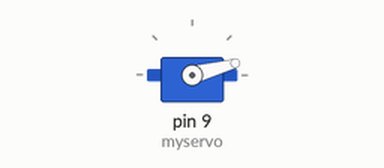
The sketch below on a simulated Arduino Uno, built with avr-gcc and run on an emulated ATmega328P. On the bench: servo.

Above: at 0.05 s.
At 0.15 s:
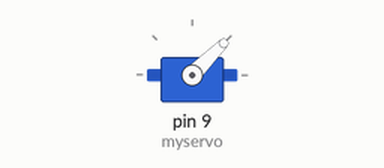
At 0.3 s:
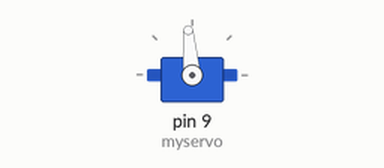
At 0.55 s:
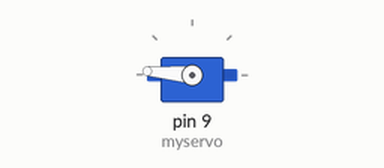
Timing chart, 0 to 3.0 s (numbered marks = the images above):
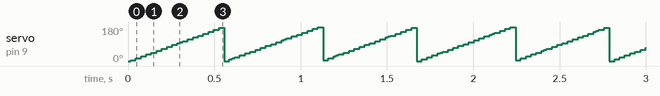

Measured:
- by itself, servo on pin 9 (myservo): ramps from 0° to 180° and jumps back, once every 0.56 s

The sketch:

servoMotorr.ino
```cpp
#include <Servo.h>

Servo myservo;  // create servo object to control a servo
// twelve servo objects can be created on most boards

int pos = 0;    // variable to store the servo position

void setup() {
  myservo.attach(9);   // attaches the servo on pin 9 to the servo object
}

void loop() {
  for (pos = 0; pos <= 180; pos += 5) { // goes from 0 degrees to 180 degrees
    // in steps of 1 degree
    myservo.write(pos);              // tell servo to go to position in variable 'pos'
    delay(15);                       // waits 15ms for the servo to reach the position
  }
                       // waits 15ms for the servo to reach the position
  }
```
